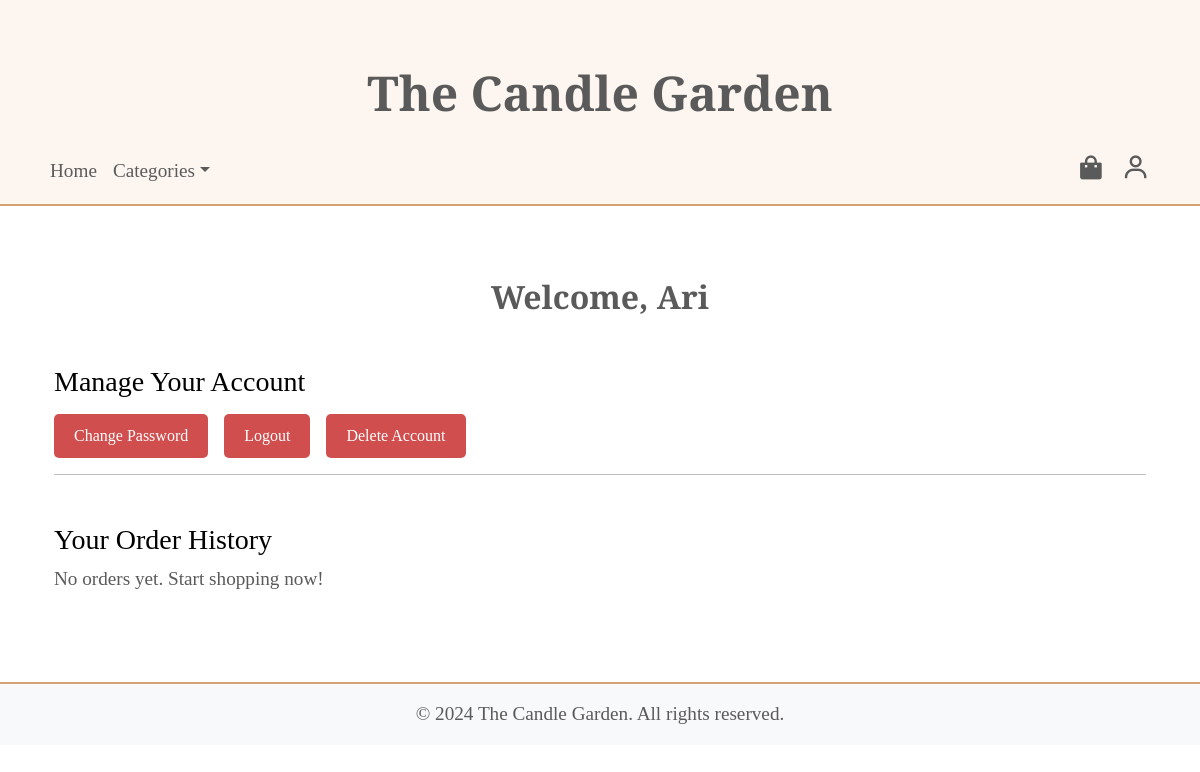
Page /account (signed in) on the earlier database version.
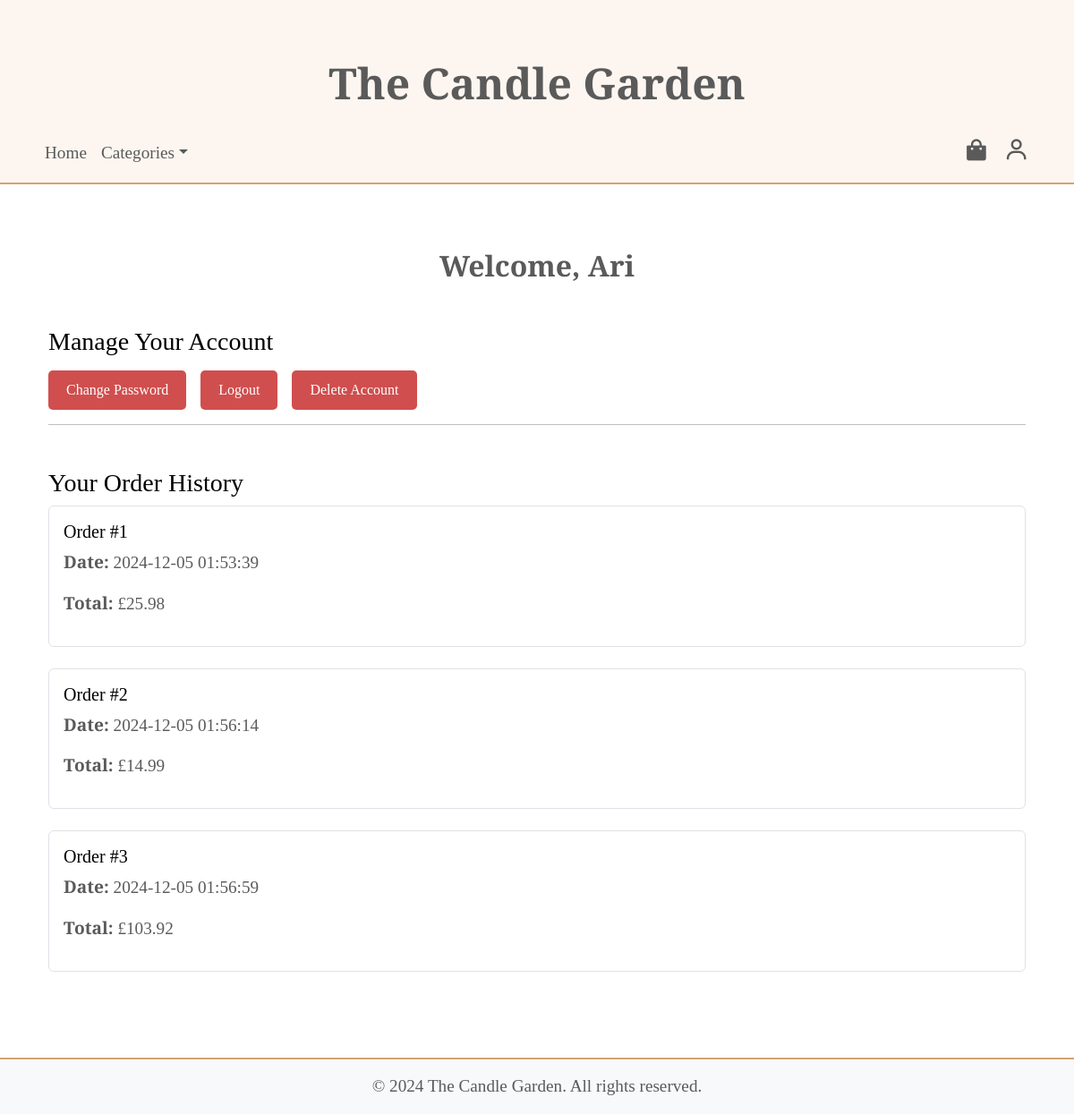
Same page on the later database version.
### app/models.py (models this page shows, shortened)
class Order(db.Model):
    id = db.Column(db.Integer, primary_key=True)
    user_id = db.Column(db.Integer, db.ForeignKey('user.id'), nullable=False)
    order_date = db.Column(db.DateTime, nullable=False, default=db.func.current_timestamp())
    total_price = db.Column(db.Float, nullable=False, default=0.0)
    user = db.relationship('User', back_populates='orders')
    items = db.relationship('OrderItem', back_populates='order', cascade='all, delete-orphan')  # Use OrderItem for association

### app/views.py (the view)
@app.route('/account')
def account():
    form = DeleteAccountForm()
    return render_template('account.html', form=form)

### app/__init__.py (called while the page is built)
@login_manager.user_loader
def load_user(user_id):
    from app.models import User
    return User.query.get(int(user_id))

### app/views.py (called while the page is built)
@app.context_processor
def inject_categories():
    categories = Category.query.all()
    return dict(categories=categories)

### app/templates/account.html (shortened to what this page needs)
{% extends "base.html" %}
{% block content %}
<div class="container py-5">
    {% if current_user.is_authenticated %}
    <h2 class="text-center">Welcome, {{ current_user.username }}</h2>
    <div class="mt-5">
        <h3>Manage Your Account</h3>
        <div class="d-flex flex-column flex-md-row justify-content-start gap-3 mt-3">
            <a href="{{ url_for('change_password') }}" class="account-btn">Change Password</a>
            <a href="{{ url_for('logout') }}" class="account-btn">Logout</a>
            <form action="{{ url_for('delete_account') }}" method="POST" style="display: inline;">
                <button type="submit" class="account-btn">Delete Account</button>
            </form>
        </div>
    </div>
    <hr>
    <div class="mt-5">
        <h3>Your Order History</h3>
        {% if current_user.orders %}
        <div class="order-history">
            {% for order in current_user.orders %}
            <div class="order mb-4 p-3 border rounded">
                <h5>Order #{{ order.id }}</h5>
                <p><strong>Date:</strong> {{ order.order_date.strftime('%Y-%m-%d %H:%M:%S') }}</p>
                <p><strong>Total:</strong> £{{ "%.2f"|format(order.total_price) }}</p>
            </div>
            {% endfor %}
        </div>
        {% else %}
        <p>No orders yet. Start shopping now!</p>
        {% endif %}
    </div>
    {% endif %}
</div>
{% endblock %}

Differences in the rows shown:
added Order: id "1", order_date "2024-12-05 01:53:39", total_price "25.98"
added Order: id "2", order_date "2024-12-05 01:56:14", total_price "14.99"
added Order: id "3", order_date "2024-12-05 01:56:59", total_price "103.92"
Other differences:
text no longer shown: "No orders yet. Start shopping now!"
